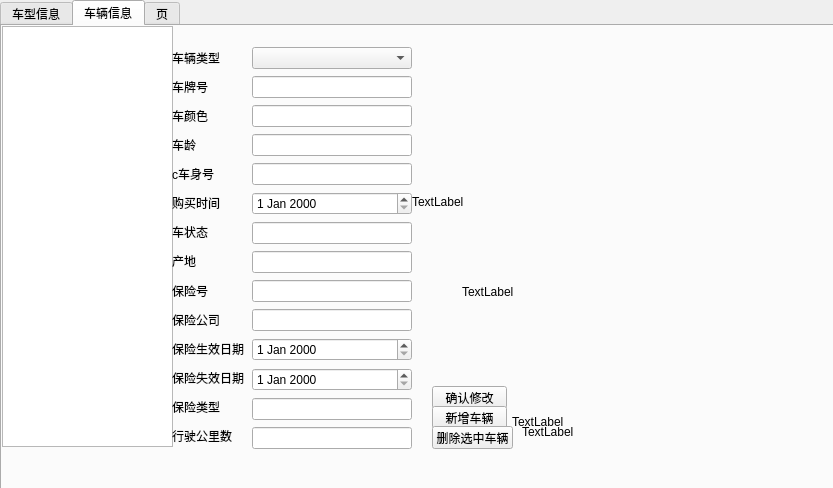
<?xml version="1.0" encoding="UTF-8"?>
<ui version="4.0">
 <class>admin</class>
 <widget class="QDialog" name="admin">
  <property name="geometry">
   <rect>
    <x>0</x>
    <y>0</y>
    <width>833</width>
    <height>488</height>
   </rect>
  </property>
  <property name="windowTitle">
   <string>Dialog</string>
  </property>
  <widget class="QTabWidget" name="tabWidget">
   <property name="geometry">
    <rect>
     <x>0</x>
     <y>0</y>
     <width>841</width>
     <height>501</height>
    </rect>
   </property>
   <property name="currentIndex">
    <number>1</number>
   </property>
   <widget class="QWidget" name="tab">
    <attribute name="title">
     <string>车型信息</string>
    </attribute>
    <widget class="QTableView" name="tableView_2">
     <property name="geometry">
      <rect>
       <x>700</x>
       <y>10</y>
       <width>131</width>
       <height>431</height>
      </rect>
     </property>
    </widget>
    <widget class="QLabel" name="label">
     <property name="geometry">
      <rect>
       <x>320</x>
       <y>320</y>
       <width>54</width>
       <height>12</height>
      </rect>
     </property>
     <property name="text">
      <string>TextLabel</string>
     </property>
    </widget>
    <widget class="QWidget" name="verticalLayoutWidget">
     <property name="geometry">
      <rect>
       <x>400</x>
       <y>90</y>
       <width>101</width>
       <height>212</height>
      </rect>
     </property>
     <layout class="QVBoxLayout" name="verticalLayout">
      <item>
       <widget class="QLabel" name="label_5">
        <property name="styleSheet">
         <string notr="true">font: 12pt &quot;微软雅黑&quot;;</string>
        </property>
        <property name="text">
         <string>车型</string>
        </property>
       </widget>
      </item>
      <item>
       <widget class="QLabel" name="label_6">
        <property name="styleSheet">
         <string notr="true">font: 12pt &quot;微软雅黑&quot;;</string>
        </property>
        <property name="text">
         <string>燃油编号</string>
        </property>
       </widget>
      </item>
      <item>
       <widget class="QLabel" name="label_7">
        <property name="styleSheet">
         <string notr="true">font: 12pt &quot;微软雅黑&quot;;</string>
        </property>
        <property name="text">
         <string>租金</string>
        </property>
       </widget>
      </item>
      <item>
       <widget class="QLabel" name="label_9">
        <property name="styleSheet">
         <string notr="true">font: 12pt &quot;微软雅黑&quot;;</string>
        </property>
        <property name="text">
         <string>日租金</string>
        </property>
       </widget>
      </item>
      <item>
       <widget class="QLabel" name="label_10">
        <property name="styleSheet">
         <string notr="true">font: 12pt &quot;微软雅黑&quot;;</string>
        </property>
        <property name="text">
         <string>日平均公里</string>
        </property>
       </widget>
      </item>
      <item>
       <widget class="QLabel" name="label_8">
        <property name="styleSheet">
         <string notr="true">font: 12pt &quot;微软雅黑&quot;;</string>
        </property>
        <property name="text">
         <string>超公里费用</string>
        </property>
       </widget>
      </item>
      <item>
       <widget class="QLabel" name="label_12">
        <property name="styleSheet">
         <string notr="true">font: 12pt &quot;微软雅黑&quot;;</string>
        </property>
        <property name="text">
         <string>最后修改时间</string>
        </property>
       </widget>
      </item>
      <item>
       <widget class="QLabel" name="label_11">
        <property name="styleSheet">
         <string notr="true">font: 12pt &quot;微软雅黑&quot;;</string>
        </property>
        <property name="text">
         <string>最新修改人</string>
        </property>
       </widget>
      </item>
     </layout>
    </widget>
    <widget class="QWidget" name="gridLayoutWidget">
     <property name="geometry">
      <rect>
       <x>510</x>
       <y>100</y>
       <width>160</width>
       <height>253</height>
      </rect>
     </property>
     <layout class="QGridLayout" name="gridLayout">
      <item row="3" column="0">
       <widget class="QLineEdit" name="lineEdit_3">
        <property name="styleSheet">
         <string notr="true">
       border-style: solid; 
       background: transparent;  
       background-color:#FFFFFF; 
         


 
  font: 12pt &quot;微软雅黑&quot;;
        
        border-radius: 10px;  </string>
        </property>
       </widget>
      </item>
      <item row="0" column="0">
       <widget class="QLineEdit" name="lineEdit">
        <property name="styleSheet">
         <string notr="true">
       border-style: solid; 
       background: transparent;  
       background-color:#FFFFFF; 
         


 
  font: 12pt &quot;微软雅黑&quot;;
        
        border-radius: 10px;  </string>
        </property>
       </widget>
      </item>
      <item row="1" column="0">
       <widget class="QLineEdit" name="lineEdit_2">
        <property name="styleSheet">
         <string notr="true">
       border-style: solid; 
       background: transparent;  
       background-color:#FFFFFF; 
         


 
  font: 12pt &quot;微软雅黑&quot;;
        
        border-radius: 10px;  </string>
        </property>
       </widget>
      </item>
      <item row="6" column="0">
       <widget class="QLineEdit" name="lineEdit_6">
        <property name="styleSheet">
         <string notr="true">
       border-style: solid; 
       background: transparent;  
       background-color:#FFFFFF; 
         


 
  font: 12pt &quot;微软雅黑&quot;;
        
        border-radius: 10px;  </string>
        </property>
       </widget>
      </item>
      <item row="8" column="0">
       <widget class="QLabel" name="label_3">
        <property name="styleSheet">
         <string notr="true">font: 12pt &quot;微软雅黑&quot;;</string>
        </property>
        <property name="text">
         <string>TextLabel</string>
        </property>
       </widget>
      </item>
      <item row="4" column="0">
       <widget class="QLineEdit" name="lineEdit_4">
        <property name="styleSheet">
         <string notr="true">
       border-style: solid; 
       background: transparent;  
       background-color:#FFFFFF; 
         


 
  font: 12pt &quot;微软雅黑&quot;;
        
        border-radius: 10px;  </string>
        </property>
       </widget>
      </item>
      <item row="5" column="0">
       <widget class="QLineEdit" name="lineEdit_5">
        <property name="styleSheet">
         <string notr="true">
       border-style: solid; 
       background: transparent;  
       background-color:#FFFFFF; 
         


 
  font: 12pt &quot;微软雅黑&quot;;
        
        border-radius: 10px;  </string>
        </property>
       </widget>
      </item>
      <item row="9" column="0">
       <widget class="QLabel" name="label_4">
        <property name="styleSheet">
         <string notr="true">font: 12pt &quot;微软雅黑&quot;;</string>
        </property>
        <property name="text">
         <string>TextLabel</string>
        </property>
       </widget>
      </item>
      <item row="7" column="0">
       <widget class="QLineEdit" name="lineEdit_7">
        <property name="styleSheet">
         <string notr="true">
       border-style: solid; 
       background: transparent;  
       background-color:#FFFFFF; 
         


 
  font: 12pt &quot;微软雅黑&quot;;
        
        border-radius: 10px;  </string>
        </property>
       </widget>
      </item>
     </layout>
     <zorder>lineEdit</zorder>
     <zorder>lineEdit_6</zorder>
     <zorder>label_3</zorder>
     <zorder>label_4</zorder>
     <zorder>lineEdit_2</zorder>
     <zorder>lineEdit_3</zorder>
     <zorder>lineEdit_4</zorder>
     <zorder>lineEdit_5</zorder>
     <zorder>lineEdit_7</zorder>
    </widget>
    <widget class="QLabel" name="label_2">
     <property name="geometry">
      <rect>
       <x>0</x>
       <y>10</y>
       <width>461</width>
       <height>301</height>
      </rect>
     </property>
     <property name="text">
      <string>TextLabel</string>
     </property>
    </widget>
    <widget class="QPushButton" name="pushButton">
     <property name="geometry">
      <rect>
       <x>100</x>
       <y>390</y>
       <width>130</width>
       <height>40</height>
      </rect>
     </property>
     <property name="styleSheet">
      <string notr="true"> border-style:solid;  
       background: transparent;  
       background-color: rgb(85, 170, 255); 
         font: 12pt &quot;微软雅黑&quot;;
        
        border-radius: 10px;  
</string>
     </property>
     <property name="text">
      <string>修改当前车型图片</string>
     </property>
    </widget>
    <widget class="QPushButton" name="pushButton_2">
     <property name="geometry">
      <rect>
       <x>260</x>
       <y>340</y>
       <width>130</width>
       <height>40</height>
      </rect>
     </property>
     <property name="styleSheet">
      <string notr="true"> border-style:solid;  
       background: transparent;  
       background-color: rgb(85, 170, 255); 
         font: 12pt &quot;微软雅黑&quot;;
        
        border-radius: 10px;  
</string>
     </property>
     <property name="text">
      <string>确认修改信息</string>
     </property>
    </widget>
    <widget class="QPushButton" name="pushButton_5">
     <property name="geometry">
      <rect>
       <x>260</x>
       <y>390</y>
       <width>130</width>
       <height>40</height>
      </rect>
     </property>
     <property name="styleSheet">
      <string notr="true"> border-style:solid;  
       background: transparent;  
       background-color: rgb(85, 170, 255); 
         font: 12pt &quot;微软雅黑&quot;;
        
        border-radius: 10px;  
</string>
     </property>
     <property name="text">
      <string>删除选中车型</string>
     </property>
    </widget>
    <widget class="QPushButton" name="pushButton_3">
     <property name="geometry">
      <rect>
       <x>100</x>
       <y>340</y>
       <width>130</width>
       <height>40</height>
      </rect>
     </property>
     <property name="styleSheet">
      <string notr="true"> border-style:solid;  
       background: transparent;  
       background-color: rgb(85, 170, 255); 
         font: 12pt &quot;微软雅黑&quot;;
        
        border-radius: 10px;  
</string>
     </property>
     <property name="text">
      <string>新增车型</string>
     </property>
    </widget>
    <zorder>label_2</zorder>
    <zorder>tableView_2</zorder>
    <zorder>label</zorder>
    <zorder>verticalLayoutWidget</zorder>
    <zorder>gridLayoutWidget</zorder>
    <zorder>pushButton_2</zorder>
    <zorder>pushButton_5</zorder>
    <zorder>pushButton</zorder>
    <zorder>pushButton_3</zorder>
   </widget>
   <widget class="QWidget" name="tab_2">
    <attribute name="title">
     <string>车辆信息</string>
    </attribute>
    <widget class="QTableView" name="tableView">
     <property name="geometry">
      <rect>
       <x>0</x>
       <y>0</y>
       <width>171</width>
       <height>421</height>
      </rect>
     </property>
    </widget>
    <widget class="QLabel" name="label_13">
     <property name="geometry">
      <rect>
       <x>410</x>
       <y>50</y>
       <width>391</width>
       <height>251</height>
      </rect>
     </property>
     <property name="text">
      <string>TextLabel</string>
     </property>
    </widget>
    <widget class="QWidget" name="verticalLayoutWidget_2">
     <property name="geometry">
      <rect>
       <x>250</x>
       <y>20</y>
       <width>160</width>
       <height>411</height>
      </rect>
     </property>
     <layout class="QVBoxLayout" name="verticalLayout_2">
      <item>
       <widget class="QComboBox" name="comboBox">
        <property name="enabled">
         <bool>true</bool>
        </property>
       </widget>
      </item>
      <item>
       <widget class="QLineEdit" name="lineEdit_9"/>
      </item>
      <item>
       <widget class="QLineEdit" name="lineEdit_10"/>
      </item>
      <item>
       <widget class="QLineEdit" name="lineEdit_11"/>
      </item>
      <item>
       <widget class="QLineEdit" name="lineEdit_12"/>
      </item>
      <item>
       <widget class="QDateEdit" name="dateEdit"/>
      </item>
      <item>
       <widget class="QLineEdit" name="lineEdit_14"/>
      </item>
      <item>
       <widget class="QLineEdit" name="lineEdit_15"/>
      </item>
      <item>
       <widget class="QLineEdit" name="lineEdit_16"/>
      </item>
      <item>
       <widget class="QLineEdit" name="lineEdit_17"/>
      </item>
      <item>
       <widget class="QDateEdit" name="dateEdit_2"/>
      </item>
      <item>
       <widget class="QDateEdit" name="dateEdit_3"/>
      </item>
      <item>
       <widget class="QLineEdit" name="lineEdit_20"/>
      </item>
      <item>
       <widget class="QLineEdit" name="lineEdit_21"/>
      </item>
     </layout>
    </widget>
    <widget class="QLabel" name="label_14">
     <property name="geometry">
      <rect>
       <x>460</x>
       <y>260</y>
       <width>54</width>
       <height>12</height>
      </rect>
     </property>
     <property name="text">
      <string>TextLabel</string>
     </property>
    </widget>
    <widget class="QLabel" name="label_15">
     <property name="geometry">
      <rect>
       <x>510</x>
       <y>390</y>
       <width>54</width>
       <height>12</height>
      </rect>
     </property>
     <property name="text">
      <string>TextLabel</string>
     </property>
    </widget>
    <widget class="QLabel" name="label_16">
     <property name="geometry">
      <rect>
       <x>520</x>
       <y>400</y>
       <width>54</width>
       <height>12</height>
      </rect>
     </property>
     <property name="text">
      <string>TextLabel</string>
     </property>
    </widget>
    <widget class="QWidget" name="verticalLayoutWidget_3">
     <property name="geometry">
      <rect>
       <x>170</x>
       <y>20</y>
       <width>74</width>
       <height>401</height>
      </rect>
     </property>
     <layout class="QVBoxLayout" name="verticalLayout_3">
      <item>
       <widget class="QLabel" name="label_19">
        <property name="text">
         <string>车辆类型</string>
        </property>
       </widget>
      </item>
      <item>
       <widget class="QLabel" name="label_20">
        <property name="text">
         <string>车牌号</string>
        </property>
       </widget>
      </item>
      <item>
       <widget class="QLabel" name="label_21">
        <property name="text">
         <string>车颜色</string>
        </property>
       </widget>
      </item>
      <item>
       <widget class="QLabel" name="label_22">
        <property name="text">
         <string>车龄</string>
        </property>
       </widget>
      </item>
      <item>
       <widget class="QLabel" name="label_24">
        <property name="text">
         <string>c车身号</string>
        </property>
       </widget>
      </item>
      <item>
       <widget class="QLabel" name="label_25">
        <property name="text">
         <string>购买时间</string>
        </property>
       </widget>
      </item>
      <item>
       <widget class="QLabel" name="label_26">
        <property name="text">
         <string>车状态</string>
        </property>
       </widget>
      </item>
      <item>
       <widget class="QLabel" name="label_27">
        <property name="text">
         <string>产地</string>
        </property>
       </widget>
      </item>
      <item>
       <widget class="QLabel" name="label_29">
        <property name="text">
         <string>保险号</string>
        </property>
       </widget>
      </item>
      <item>
       <widget class="QLabel" name="label_28">
        <property name="text">
         <string>保险公司</string>
        </property>
       </widget>
      </item>
      <item>
       <widget class="QLabel" name="label_23">
        <property name="text">
         <string>保险生效日期</string>
        </property>
       </widget>
      </item>
      <item>
       <widget class="QLabel" name="label_18">
        <property name="text">
         <string>保险失效日期</string>
        </property>
       </widget>
      </item>
      <item>
       <widget class="QLabel" name="label_17">
        <property name="text">
         <string>保险类型</string>
        </property>
       </widget>
      </item>
      <item>
       <widget class="QLabel" name="label_30">
        <property name="text">
         <string>行驶公里数</string>
        </property>
       </widget>
      </item>
     </layout>
    </widget>
    <widget class="QPushButton" name="pushButton_4">
     <property name="geometry">
      <rect>
       <x>430</x>
       <y>360</y>
       <width>75</width>
       <height>23</height>
      </rect>
     </property>
     <property name="text">
      <string>确认修改</string>
     </property>
    </widget>
    <widget class="QPushButton" name="pushButton_6">
     <property name="geometry">
      <rect>
       <x>430</x>
       <y>380</y>
       <width>75</width>
       <height>23</height>
      </rect>
     </property>
     <property name="text">
      <string>新增车辆</string>
     </property>
    </widget>
    <widget class="QPushButton" name="pushButton_7">
     <property name="geometry">
      <rect>
       <x>430</x>
       <y>400</y>
       <width>81</width>
       <height>23</height>
      </rect>
     </property>
     <property name="text">
      <string>删除选中车辆</string>
     </property>
    </widget>
   </widget>
   <widget class="QWidget" name="tab_3">
    <attribute name="title">
     <string>页</string>
    </attribute>
    <widget class="QTableView" name="tableView_3">
     <property name="geometry">
      <rect>
       <x>0</x>
       <y>0</y>
       <width>761</width>
       <height>431</height>
      </rect>
     </property>
    </widget>
   </widget>
  </widget>
 </widget>
 <resources/>
 <connections/>
</ui>
